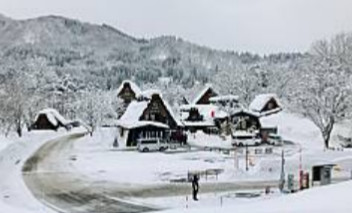
#> input picture mybook/opencv_king_book/ch13/snow.jpg, 352 x 213 px
$ python ch13_9.py   (older library calls are emulated)
#> lines starting #> are read from the running program, lines starting #| are printed output that depends on the picture
# ch13_9.py
import cv2

# Sobel()函數
src = cv2.imread("snow.jpg")                    # 彩色讀取
#> src is the input picture: shape (213, 352, 3); mean B, G, R 180.6, 174.9, 170.1
dstx = cv2.Sobel(src, cv2.CV_32F, 1, 0)         # 計算 x 軸影像梯度
dsty = cv2.Sobel(src, cv2.CV_32F, 0, 1)         # 計算 y 軸影像梯度
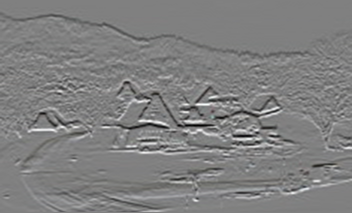
#> dsty: shape (213, 352, 3) float32; mean B, G, R -0.6, -0.6, -0.6; drawn with min black and max white
dstx = cv2.convertScaleAbs(dstx)                # 將負值轉正值
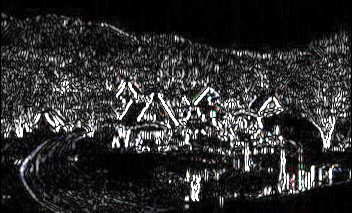
#> dstx: shape (213, 352, 3); mean B, G, R 45.9, 45.6, 45.7
dsty = cv2.convertScaleAbs(dsty)                # 將負值轉正值
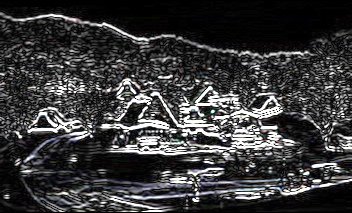
#> dsty: shape (213, 352, 3); mean B, G, R 58.9, 58.3, 58.3
dst_sobel =  cv2.addWeighted(dstx, 0.5,dsty, 0.5, 0)    # 影像融合
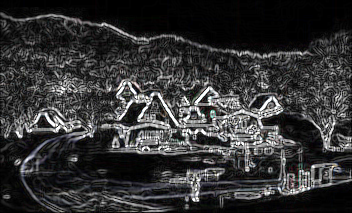
#> dst_sobel: shape (213, 352, 3); mean B, G, R 52.4, 52, 52
# Scharr()函數
dstx = cv2.Scharr(src, cv2.CV_32F, 1, 0)        # 計算 x 軸影像梯度
dsty = cv2.Scharr(src, cv2.CV_32F, 0, 1)        # 計算 y 軸影像梯度
dstx = cv2.convertScaleAbs(dstx)                # 將負值轉正值
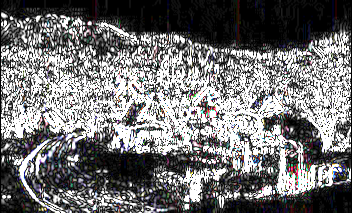
#> dstx: shape (213, 352, 3); mean B, G, R 115.6, 114.9, 115.4
dsty = cv2.convertScaleAbs(dsty)                # 將負值轉正值
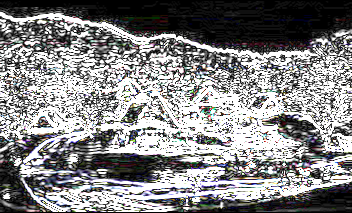
#> dsty: shape (213, 352, 3); mean B, G, R 134.6, 133.8, 134
dst_scharr =  cv2.addWeighted(dstx, 0.5,dsty, 0.5, 0)   # 影像融合
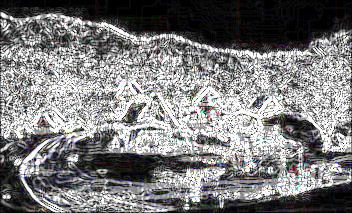
#> dst_scharr: shape (213, 352, 3); mean B, G, R 125.1, 124.4, 124.7

# 輸出影像梯度
cv2.imshow("Src", src)
cv2.imshow("Scharr X", dstx)
cv2.imshow("Scharr Y", dsty)
cv2.imshow("Sobel", dst_sobel)
cv2.imshow("Scharr", dst_scharr)

cv2.waitKey(0)
cv2.destroyAllWindows()
